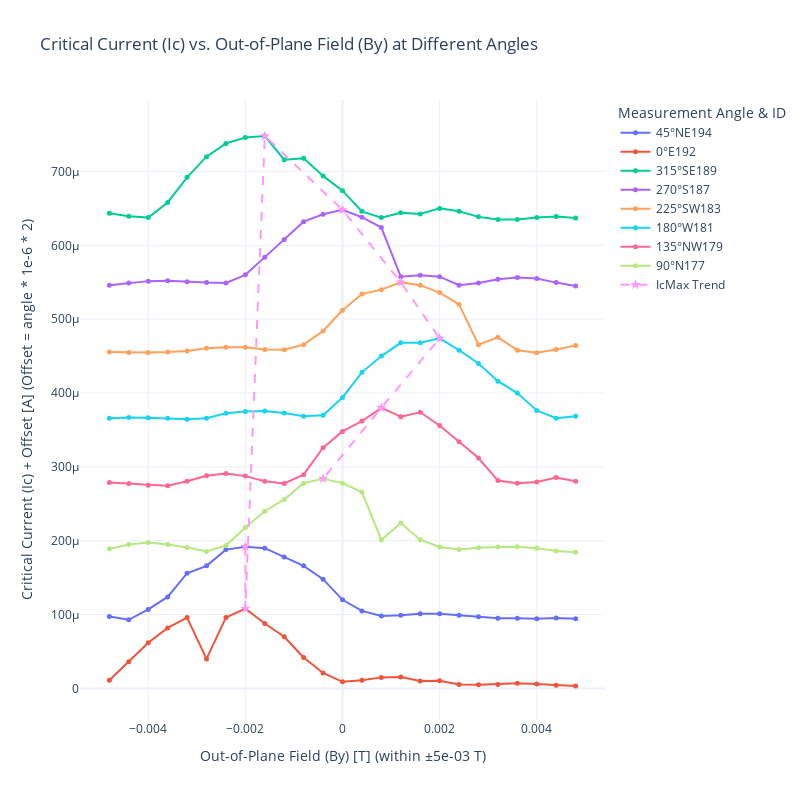
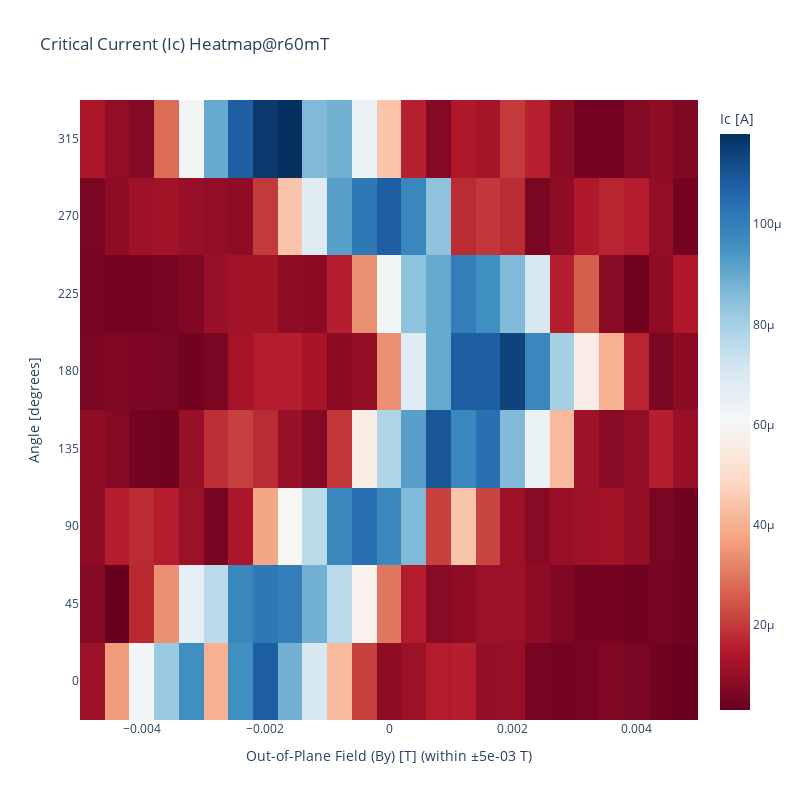

Notebook cell for these charts, in order:
### Code cell
import pandas as pd
import plotly.graph_objects as go
from IPython.display import clear_output

# Assume plot_heatmaps is defined elsewhere and works as expected
# from your_module import plot_heatmaps # Example of how you might import it

# --- Helper Function Definition (Modified) ---
def process_and_plot_data(dataid, angle, angle_label, fig, IcMax_df, ByRange, f_factor):
    """
    Processes data for a given angle and dataid, updates the IcMax_df,
    adds a trace to the figure, and returns the filtered Ic_df.

    Args:
        dataid (int): The ID of the dataset.
        angle (int or float): The angle in degrees.
        angle_label (str): A short label for the angle (e.g., "NE", "E").
        fig (go.Figure): The Plotly figure object to add traces to.
        IcMax_df (pd.DataFrame): DataFrame to store maximum Ic values.
        ByRange (float): The range to filter 'param_value'.
        f_factor (float): The factor 'f' used in Ic_offset calculation.

    Returns:
        tuple: Updated (fig, IcMax_df, Ic_df_filtered)
    """
    print(f"Processing dataid: {dataid}, angle: {angle}° ({angle_label})")
    Ic_offset = angle * 1e-6 * f_factor
    
    # --- Placeholder for plot_heatmaps and Ic_df generation ---
    if 'plot_heatmaps' not in globals():
        # print(f"Warning: 'plot_heatmaps' function not found. Using dummy data for dataid {dataid}.")
        _data_points = 10 # Number of points for By
        # Symmetrically distributed param_values around 0, within ByRange
        _param_values = [(val / (_data_points / 2 -1)) * ByRange if _data_points > 1 else 0 for val in range(-int(_data_points/2)+1, int(_data_points/2)+1)]
        _param_values = sorted(list(set(_param_values))) # Ensure unique and sorted values
        if not _param_values and ByRange == 0: # Handle edge case where ByRange is 0
             _param_values = [0.0]
        elif not _param_values and _data_points ==1:
             _param_values = [0.0]


        # Dummy Ic values that somewhat decrease away from param_value = 0 and vary with angle
        _ic_values = [
            max(0, 5e-6 - abs(pv) * 5e-4 - (abs(angle - 180)/180)*2e-6 + (0 if pv !=0 else 0.5e-6 * ( (180-abs(angle-180))/180 ) ) ) 
            for pv in _param_values
        ]
        Ic_df = pd.DataFrame({
            "param_value": _param_values,
            "Ic": _ic_values
        })
        # fig1, fig2, fig3 are not used by this function if we only use dummy data
    else:
        fig1, fig2, fig3, Ic_df = plot_heatmaps(dataid)
    # --- End of Placeholder ---

    Ic_df_filtered = Ic_df[(Ic_df["param_value"] <= ByRange) & (Ic_df["param_value"] >= -ByRange)].copy()

    if Ic_df_filtered.empty:
        print(f"Warning: Ic_df_filtered is empty for dataid {dataid} after filtering with ByRange {ByRange}. Skipping this data point for IcMax and plot trace.")
        return fig, IcMax_df, Ic_df_filtered # Return empty DF for consistency

    if 'Ic' not in Ic_df_filtered.columns or not pd.api.types.is_numeric_dtype(Ic_df_filtered['Ic']):
        print(f"Error: 'Ic' column is missing or not numeric in Ic_df_filtered for dataid {dataid}.")
        # Return the current state and an empty df for Ic_df_filtered to signal error
        return fig, IcMax_df, pd.DataFrame(columns=['param_value', 'Ic']) 

    By = Ic_df_filtered.loc[Ic_df_filtered["Ic"].idxmax(), "param_value"]
    Ic_max_value = Ic_df_filtered["Ic"].max()
    
    new_row_data = [{"angle": angle, "IcMax": Ic_max_value, "By": By, "dataid": dataid}]
    new_row_df = pd.DataFrame(new_row_data)
    IcMax_df = pd.concat([IcMax_df, new_row_df], ignore_index=True)
    
    fig.add_trace(go.Scatter(
        x=Ic_df_filtered["param_value"],
        y=Ic_df_filtered["Ic"] + Ic_offset,
        mode='lines+markers',
        name=f'{angle}°{angle_label}{dataid}',
        marker=dict(size=5),
        line=dict(width=2)
    ))
    
    # clear_output(wait=True) # Commented out for potentially faster processing in loops if output is large
    return fig, IcMax_df, Ic_df_filtered # Return the filtered DataFrame

# --- Main Script ---
f = 2
ByRange = 5e-3 # Max By value for X-axis of heatmap and for filtering individual traces
IcMax_df = pd.DataFrame(columns=["angle", "IcMax", "By", "dataid"])
fig = go.Figure()

data_points = [
    {"dataid": 194, "angle": 45, "label": "NE"},
    {"dataid": 192, "angle": 0, "label": "E"},
    {"dataid": 189, "angle": 315, "label": "SE"},
    {"dataid": 187, "angle": 270, "label": "S"},
    {"dataid": 183, "angle": 225, "label": "SW"},
    {"dataid": 181, "angle": 180, "label": "W"},
    {"dataid": 179, "angle": 135, "label": "NW"},
    {"dataid": 177, "angle": 90, "label": "N"},
]

all_dfs_for_heatmap = [] # To collect DataFrames for the heatmap

# Loop through the data points and process them
for point in data_points:
    fig, IcMax_df, current_Ic_df_filtered = process_and_plot_data(
        dataid=point["dataid"],
        angle=point["angle"],
        angle_label=point["label"],
        fig=fig,
        IcMax_df=IcMax_df,
        ByRange=ByRange,
        f_factor=f
    )
    if current_Ic_df_filtered is not None and not current_Ic_df_filtered.empty:
        # Select only necessary columns and add the angle for heatmap construction
        df_slice = current_Ic_df_filtered[['param_value', 'Ic']].copy()
        df_slice['angle'] = point["angle"]
        all_dfs_for_heatmap.append(df_slice)

clear_output(wait=True) # Clear output once after all processing

# Add IcMax_df trace to the scatter fig
if not IcMax_df.empty:
    fig.add_trace(go.Scatter(
        x=IcMax_df["By"],
        y=IcMax_df["IcMax"] + IcMax_df["angle"] * 1e-6 * f,
        mode='lines+markers',
        name='IcMax Trend',
        marker=dict(size=8, symbol='star'),
        line=dict(width=2, dash='dash')
    ))
else:
    print("IcMax_df is empty. Skipping the IcMax trend plot.")

fig.update_layout(
    title="Critical Current (Ic) vs. Out-of-Plane Field (By) at Different Angles",
    xaxis_title=f"Out-of-Plane Field (By) [T] (within ±{ByRange:.0e} T)",
    yaxis_title=f"Critical Current (Ic) + Offset [A] (Offset = angle * 1e-6 * {f})",
    legend_title="Measurement Angle & ID",
    hovermode="x unified",
    width=800,
    height=800,
    template="plotly_white"
)
fig.show()

print("\nFinal IcMax DataFrame:")
print(IcMax_df)

# --- Heatmap Generation ---
if all_dfs_for_heatmap:
    heatmap_source_data = pd.concat(all_dfs_for_heatmap, ignore_index=True)
    
    if not heatmap_source_data.empty and 'param_value' in heatmap_source_data and 'angle' in heatmap_source_data and 'Ic' in heatmap_source_data:
        try:
            # Create the pivot table: angles as rows, By (param_value) as columns, Ic as values
            pivot_table = heatmap_source_data.pivot_table(
                index='angle', 
                columns='param_value', 
                values='Ic'
            )
            
            # Sort index (angles) and columns (By values) for an ordered heatmap
            pivot_table = pivot_table.sort_index(axis=0)  # Sort by angle (Y-axis)
            pivot_table = pivot_table.sort_index(axis=1)  # Sort by param_value (X-axis)

            heatmap_fig = go.Figure(data=go.Heatmap(
                z=pivot_table.values,    # 2D array of Ic values
                x=pivot_table.columns,   # By (param_value)
                y=pivot_table.index,     # Angles
                colorscale='RdBu',    # Example colorscale
                colorbar=dict(title='Ic [A]'),
                connectgaps=False,
            ))
            
            heatmap_fig.update_layout(
                title='Critical Current (Ic) Heatmap@r60mT',
                xaxis_title=f"Out-of-Plane Field (By) [T] (within ±{ByRange:.0e} T)",
                yaxis_title='Angle [degrees]',
                # xaxis_type='linear' # Default, should work if param_value is numeric
                yaxis_type='category', # Angles are distinct categories
                width=800,
                height=800,
                template="plotly_white"
            )
            heatmap_fig.show()
            
        except Exception as e:
            print(f"Could not generate heatmap. Error: {e}")
            print("Sample of data intended for pivot table:")
            print(heatmap_source_data.head())
    else:
        print("Source data for heatmap is empty or missing required columns ('param_value', 'angle', 'Ic').")
else:
    print("No data was collected to generate the heatmap (all_dfs_for_heatmap list is empty).")

### Figure 1 — Plotly figure (JSON) as saved in the notebook; plotly's stock layout.template omitted (floating-point values rounded to 4 significant figures)
{"data": [{"line": {"width": 2}, "marker": {"size": 5}, "mode": "lines+markers", "name": "45°NE194", "type": "scatter", "x": [-0.0048, -0.0044, -0.004, -0.0036, -0.0032, -0.0028, -0.0024, -0.002, -0.0016, -0.0012, -0.0008, -0.0004, 0.0, 0.0004, 0.0008, 0.0012, 0.0016, 0.002, 0.0024, 0.0028, 0.0032, 0.0036, 0.004, 0.0044, 0.0048], "y": [9.75e-05, 9.3e-05, 0.000107, 0.000124, 0.000156, 0.000166, 0.000188, 0.000192, 0.00019, 0.000178, 0.000166, 0.000148, 0.00012, 0.000105, 9.8e-05, 9.9e-05, 0.000101, 0.000101, 9.9e-05, 9.7e-05, 9.5e-05, 9.5e-05, 9.45e-05, 9.55e-05, 9.45e-05]}, {"line": {"width": 2}, "marker": {"size": 5}, "mode": "lines+markers", "name": "0°E192", "type": "scatter", "x": [-0.0048, -0.0044, -0.004, -0.0036, -0.0032, -0.0028, -0.0024, -0.002, -0.0016, -0.0012, -0.0008, -0.0004, 0.0, 0.0004, 0.0008, 0.0012, 0.0016, 0.002, 0.0024, 0.0028, 0.0032, 0.0036, 0.004, 0.0044, 0.0048], "y": [1.1e-05, 3.6e-05, 6.2e-05, 8.2e-05, 9.6e-05, 4e-05, 9.6e-05, 0.000108, 8.8e-05, 7e-05, 4.2e-05, 2.1e-05, 9e-06, 1.1e-05, 1.5e-05, 1.55e-05, 1e-05, 1.05e-05, 5.5e-06, 5e-06, 5.5e-06, 7e-06, 6e-06, 4.5e-06, 3.5e-06]}, {"line": {"width": 2}, "marker": {"size": 5}, "mode": "lines+markers", "name": "315°SE189", "type": "scatter", "x": [-0.0048, -0.0044, -0.004, -0.0036, -0.0032, -0.0028, -0.0024, -0.002, -0.0016, -0.0012, -0.0008, -0.0004, 0.0, 0.0004, 0.0008, 0.0012, 0.0016, 0.002, 0.0024, 0.0028, 0.0032, 0.0036, 0.004, 0.0044, 0.0048], "y": [0.0006435, 0.0006395, 0.0006375, 0.000658, 0.000692, 0.00072, 0.000738, 0.000746, 0.000748, 0.000716, 0.000718, 0.000694, 0.000674, 0.000646, 0.0006375, 0.000644, 0.0006425, 0.00065, 0.000646, 0.0006385, 0.000635, 0.000635, 0.0006375, 0.000639, 0.000637]}, {"line": {"width": 2}, "marker": {"size": 5}, "mode": "lines+markers", "name": "270°S187", "type": "scatter", "x": [-0.0048, -0.0044, -0.004, -0.0036, -0.0032, -0.0028, -0.0024, -0.002, -0.0016, -0.0012, -0.0008, -0.0004, 0.0, 0.0004, 0.0008, 0.0012, 0.0016, 0.002, 0.0024, 0.0028, 0.0032, 0.0036, 0.004, 0.0044, 0.0048], "y": [0.000546, 0.000549, 0.0005515, 0.000552, 0.0005505, 0.0005495, 0.000549, 0.00056, 0.000584, 0.000608, 0.000632, 0.000642, 0.000648, 0.000638, 0.000624, 0.0005575, 0.0005595, 0.0005575, 0.000546, 0.000549, 0.000554, 0.0005565, 0.000555, 0.0005495, 0.000545]}, {"line": {"width": 2}, "marker": {"size": 5}, "mode": "lines+markers", "name": "225°SW183", "type": "scatter", "x": [-0.0048, -0.0044, -0.004, -0.0036, -0.0032, -0.0028, -0.0024, -0.002, -0.0016, -0.0012, -0.0008, -0.0004, 0.0, 0.0004, 0.0008, 0.0012, 0.0016, 0.002, 0.0024, 0.0028, 0.0032, 0.0036, 0.004, 0.0044, 0.0048], "y": [0.0004555, 0.000455, 0.000455, 0.0004555, 0.000457, 0.0004605, 0.000462, 0.000462, 0.000459, 0.0004585, 0.0004655, 0.000484, 0.000512, 0.000534, 0.00054, 0.00055, 0.000546, 0.000536, 0.00052, 0.0004655, 0.0004755, 0.000458, 0.0004545, 0.000459, 0.0004645]}, {"line": {"width": 2}, "marker": {"size": 5}, "mode": "lines+markers", "name": "180°W181", "type": "scatter", "x": [-0.0048, -0.0044, -0.004, -0.0036, -0.0032, -0.0028, -0.0024, -0.002, -0.0016, -0.0012, -0.0008, -0.0004, 0.0, 0.0004, 0.0008, 0.0012, 0.0016, 0.002, 0.0024, 0.0028, 0.0032, 0.0036, 0.004, 0.0044, 0.0048], "y": [0.000366, 0.000367, 0.0003665, 0.000366, 0.0003645, 0.000366, 0.0003725, 0.000375, 0.0003755, 0.000373, 0.0003685, 0.00037, 0.000394, 0.000428, 0.00045, 0.000468, 0.000468, 0.000474, 0.000458, 0.00044, 0.000416, 0.0004, 0.0003765, 0.000366, 0.0003685]}, {"line": {"width": 2}, "marker": {"size": 5}, "mode": "lines+markers", "name": "135°NW179", "type": "scatter", "x": [-0.0048, -0.0044, -0.004, -0.0036, -0.0032, -0.0028, -0.0024, -0.002, -0.0016, -0.0012, -0.0008, -0.0004, 0.0, 0.0004, 0.0008, 0.0012, 0.0016, 0.002, 0.0024, 0.0028, 0.0032, 0.0036, 0.004, 0.0044, 0.0048], "y": [0.000279, 0.0002775, 0.000275, 0.0002745, 0.0002805, 0.000288, 0.000291, 0.0002875, 0.0002805, 0.0002775, 0.0002895, 0.000326, 0.000348, 0.000362, 0.00038, 0.000368, 0.000374, 0.000356, 0.000334, 0.000312, 0.0002815, 0.000278, 0.0002795, 0.0002855, 0.0002805]}, {"line": {"width": 2}, "marker": {"size": 5}, "mode": "lines+markers", "name": "90°N177", "type": "scatter", "x": [-0.0048, -0.0044, -0.004, -0.0036, -0.0032, -0.0028, -0.0024, -0.002, -0.0016, -0.0012, -0.0008, -0.0004, 0.0, 0.0004, 0.0008, 0.0012, 0.0016, 0.002, 0.0024, 0.0028, 0.0032, 0.0036, 0.004, 0.0044, 0.0048], "y": [0.000189, 0.000195, 0.0001975, 0.000195, 0.000191, 0.0001855, 0.0001935, 0.000218, 0.00024, 0.000256, 0.000278, 0.000284, 0.000278, 0.000266, 0.000201, 0.000224, 0.0002015, 0.0001915, 0.000188, 0.0001905, 0.0001915, 0.000192, 0.00019, 0.000186, 0.0001845]}, {"line": {"dash": "dash", "width": 2}, "marker": {"size": 8, "symbol": "star"}, "mode": "lines+markers", "name": "IcMax Trend", "type": "scatter", "x": [-0.002, -0.002, -0.0016, 0.0, 0.0012, 0.002, 0.0008, -0.0004], "y": [0.000192, 0.000108, 0.000748, 0.000648, 0.00055, 0.000474, 0.00038, 0.000284]}], "layout": {"height": 800, "hovermode": "x unified", "legend": {"title": {"text": "Measurement Angle & ID"}}, "title": {"text": "Critical Current (Ic) vs. Out-of-Plane Field (By) at Different Angles"}, "width": 800, "xaxis": {"title": {"text": "Out-of-Plane Field (By) [T] (within ±5e-03 T)"}}, "yaxis": {"title": {"text": "Critical Current (Ic) + Offset [A] (Offset = angle * 1e-6 * 2)"}}}}

### Figure 2 — Plotly figure (JSON) as saved in the notebook; plotly's stock layout.template omitted (floating-point values rounded to 4 significant figures; data arrays with more than 128 entries replaced by an {"elided": "..."} marker saying what was removed)
{"data": [{"colorbar": {"title": {"text": "Ic [A]"}}, "colorscale": [[0, "rgb(103,0,31)"], [0.1, "rgb(178,24,43)"], [0.2, "rgb(214,96,77)"], [0.3, "rgb(244,165,130)"], [0.4, "rgb(253,219,199)"], [0.5, "rgb(247,247,247)"], [0.6, "rgb(209,229,240)"], [0.7, "rgb(146,197,222)"], [0.8, "rgb(67,147,195)"], [0.9, "rgb(33,102,172)"], [1, "rgb(5,48,97)"]], "connectgaps": false, "type": "heatmap", "x": [-0.0048, -0.0044, -0.004, -0.0036, -0.0032, -0.0028, -0.0024, -0.002, -0.0016, -0.0012, -0.0008, -0.0004, 0.0, 0.0004, 0.0008, 0.0012, 0.0016, 0.002, 0.0024, 0.0028, 0.0032, 0.0036, 0.004, 0.0044, 0.0048], "y": [0, 45, 90, 135, 180, 225, 270, 315], "z": {"elided": "8x25 float values"}}], "layout": {"height": 800, "title": {"text": "Critical Current (Ic) Heatmap@r60mT"}, "width": 800, "xaxis": {"title": {"text": "Out-of-Plane Field (By) [T] (within ±5e-03 T)"}}, "yaxis": {"title": {"text": "Angle [degrees]"}, "type": "category"}}}
